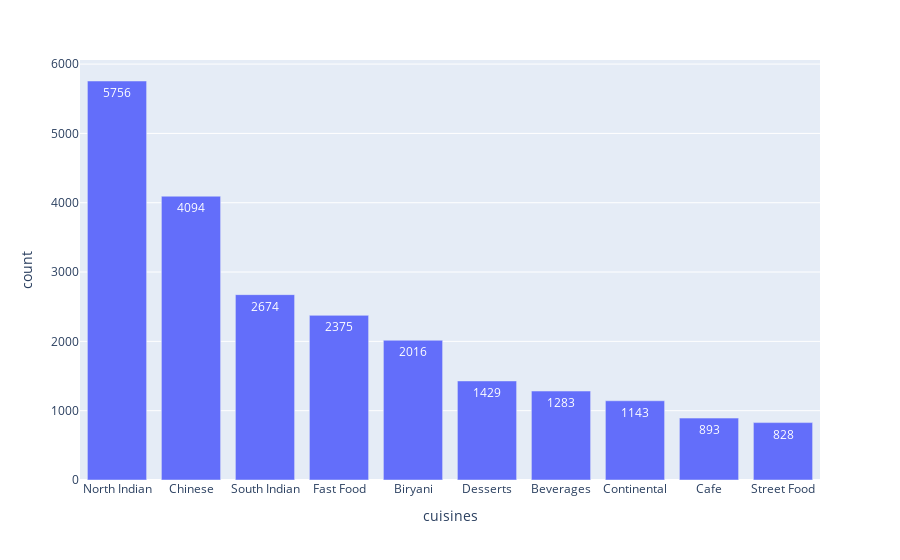

Notebook cell for this chart:
### Code cell
px.bar(data_frame=cuisines_top10, x='cuisines', y='count', text_auto=True)

### Figure 1 — Plotly figure (JSON) as saved in the notebook; plotly's stock layout.template omitted (floating-point values rounded to 4 significant figures)
{"data": [{"alignmentgroup": "True", "hovertemplate": "cuisines=%{x}<br>count=%{y}<extra></extra>", "legendgroup": "", "marker": {"color": "#636efa", "pattern": {"shape": ""}}, "name": "", "offsetgroup": "", "orientation": "v", "showlegend": false, "textposition": "auto", "texttemplate": "%{y}", "type": "bar", "x": ["North Indian", "Chinese", "South Indian", "Fast Food", "Biryani", "Desserts", "Beverages", "Continental", "Cafe", "Street Food"], "xaxis": "x", "y": [5756, 4094, 2674, 2375, 2016, 1429, 1283, 1143, 893, 828], "yaxis": "y"}], "layout": {"barmode": "relative", "legend": {"tracegroupgap": 0}, "margin": {"t": 60}, "xaxis": {"anchor": "y", "domain": [0, 1], "title": {"text": "cuisines"}}, "yaxis": {"anchor": "x", "domain": [0, 1], "title": {"text": "count"}}}}
